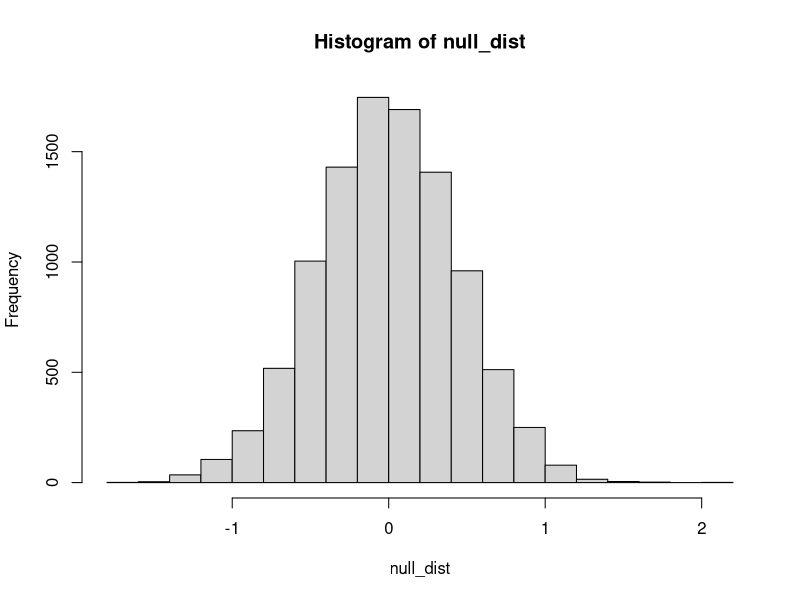

R code for this plot:
## ---- chunk 1
    null_dist <- c()

    for(i in 1:10000) {
    sample_1 <- rnorm(10,0,1)
    sample_2 <- rnorm(10,0,1)
    null_dist <- c(null_dist,mean(sample_2)-mean(sample_1))
    }
## ---- chunk 2
    y <- hist(null_dist)
    y$density
    i <- which(y$density < 0.05)
    i
    y$breaks[i[5]]
    
